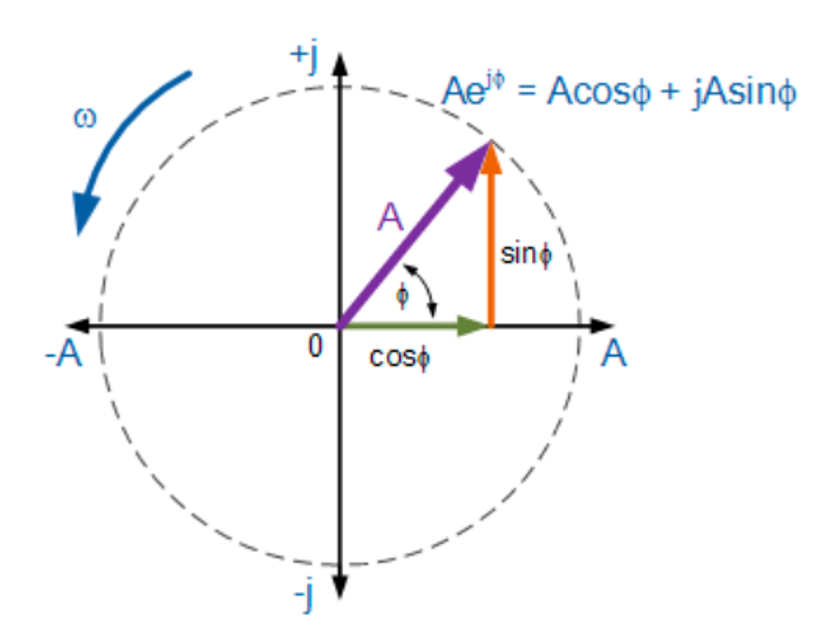
%> input picture MATLAB Code/CodingClub/Week 4 FFT Hilbert Power/phase angle and power image.png, 819 x 642 px
$ octave Week4Code.m   (GNU Octave 9; MATLAB toolbox functions it lacks are replaced by stand-ins)
%> lines starting %> are read from the running program, lines starting %| are printed output that depends on the picture
%% recap on power
clear; clc
addpath('X:\03. Lab Procedures and Protocols\MATLABToolbox\chronux\spectral_analysis\continuous');

%% fourier transform
% manual fourier transform stuff and most the code below was taken from MxC
% ANTS chaps 10 and 11

% why do we care about frequencies?
% define a sampling rate
srate = 500;

% list some frequencies
frex = [ 3   10   5   15   35 ];

% list some random amplitudes... make sure there are
% the same number of amplitudes as there are frequencies!
amplit = [ 5   15   10   5   7 ];

% phases... list some random numbers between -pi and pi
phases = [  pi/7  pi/8  pi  pi/2  -pi/4 ];

% define time...
time=-1:1/srate:1;

% now we loop through frequencies and create sine waves
sine_waves = zeros(length(frex),length(time)); % remember: always initialize!
for fi=1:length(frex)
    sine_waves(fi,:) = amplit(fi) * sin(2*pi*frex(fi).*time + phases(fi));
end

% now plot each wave separately
figure
for fi=1:length(frex)
    subplot(length(frex),1,fi)
    plot(sine_waves(fi,:),'linew',2)
    axis([ 0 length(time) -max(amplit) max(amplit) ])
end
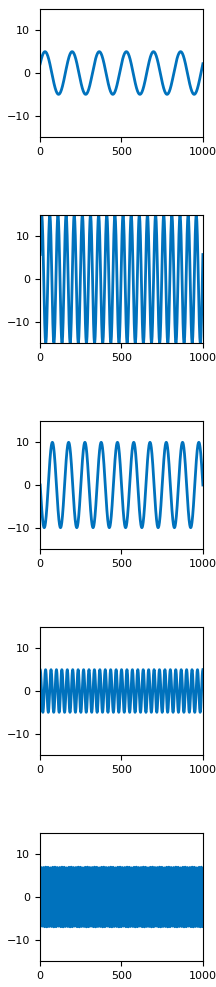
%> figure redrawn from the program's plot data, 5 panels; panel 1: curve peaks at x = 364, y = 5; panel 2: curve peaks at x = 410, y = 14.98; panel 3: curve peaks at x = 76, y = 10; panel 4: curve peaks at x = 1, y = 5

% add together frequencies and we get our signal
figure
set(gcf,'Name','Sum of sine waves plus random noise.')
plot(sum(sine_waves+5*randn(size(sine_waves))))
axis([ 0 1020 -40 50 ]) % this sets the x-axis (first two numbers) and y-axis (last two numbers) limits
title('sum of sine waves plus white noise')
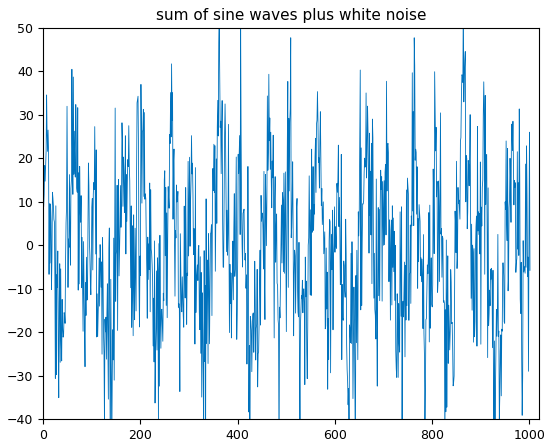
%> figure redrawn from the program's plot data; curve peaks at x = 864, y = 57.83, above the top of the axes

% ~~~~ when we collect data, we aren't given those frequencies, but instead
% the summated signal in the time domain ~~~~ %

% --> we need to find those frequencies! <-- %

% taken from MxC ANTS chp 11
N       = 10;         % length of sequence
data    = randn(1,N); % random numbers
srate   = 200;        % sampling rate in Hz
nyquist = srate/2;    % Nyquist frequency -- the highest frequency you can measure in the data

% initialize Fourier output matrix
fourier = zeros(size(data));

% These are the actual frequencies in Hz that will be returned by the
% Fourier transform. The number of unique frequencies we can measure is
% exactly 1/2 of the number of data points in the time series (plus DC).
frequencies = linspace(0,nyquist,N/2+1);
time = ((1:N)-1)/N;

% Fourier transform is dot-product between sine wave and data at each frequency
for fi=1:N
    sine_wave{fi} = exp(-1i*2*pi*(fi-1).*time);
    fourier(fi)   = sum(sine_wave{fi}.*data);
end
fourier=fourier/N;

figure
subplot(221)
plot(data,'-o')
set(gca,'xlim',[0 N+1])
title('Time domain representation of the data')

subplot(222)
plot3(frequencies,angle(fourier(1:N/2+1)),abs(fourier(1:N/2+1)).^2,'-o','linew',3)
grid on
xlabel('Frequency (Hz)')
ylabel('Phase')
zlabel('power')
title('3-D representation of the Fourier transform')
view([20 20])

subplot(223)
bar(frequencies,abs(fourier(1:N/2+1)).^2)
set(gca,'xlim',[-5 105])
xlabel('Frequency (Hz)')
ylabel('Power')
title('Power spectrum derived from discrete Fourier transform')

subplot(224)
bar(frequencies,angle(fourier(1:N/2+1)))
set(gca,'xlim',[-5 105])
xlabel('Frequency (Hz)')
ylabel('Phase angle')
set(gca,'ytick',-pi:pi/2:pi)
title('Phase spectrum derived from discrete Fourier transform')
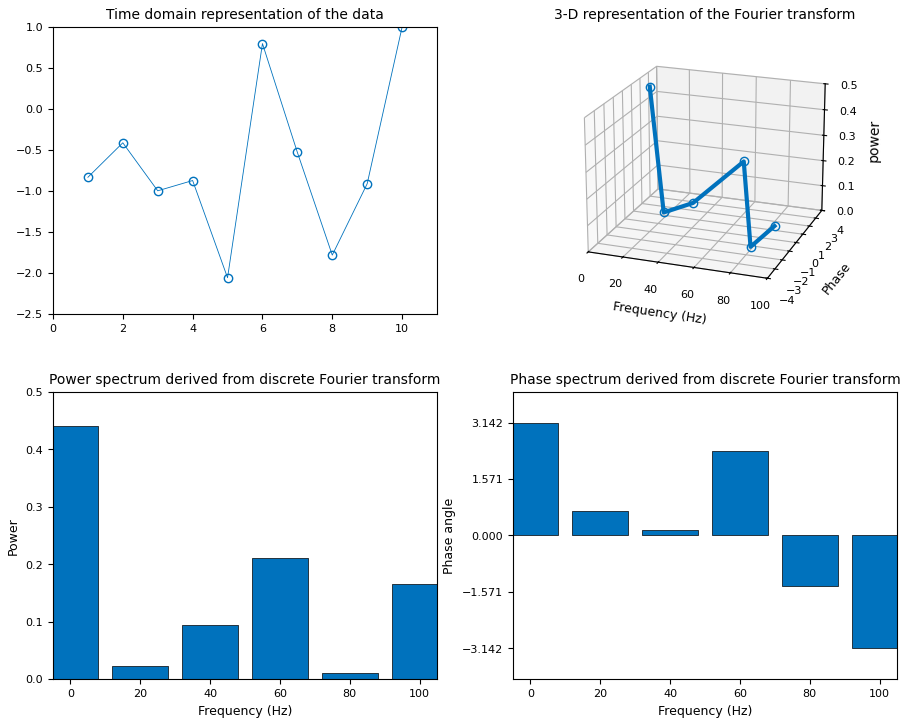
%> figure redrawn from the program's plot data, 4 panels; panel 1: curve peaks at x = 10, y = 0.994; panel 3: tallest bar 0.44 high, from x = -8 to 8; panel 4: tallest bar 3.14 high, from x = -8 to 8

% ~~~ how to use fft, extract power and phase quickly? ~~~ %
fft_result = fft(data);
fft_power  = abs(fft_result).^2;
fft_phase  = angle(fft_result);

figure('color','w')
subplot 211
    bar(fft_power);
    ylabel('Power')
subplot 212
    bar(fft_phase);
    ylabel('Phase (radians)')
    xlabel('Frequency')
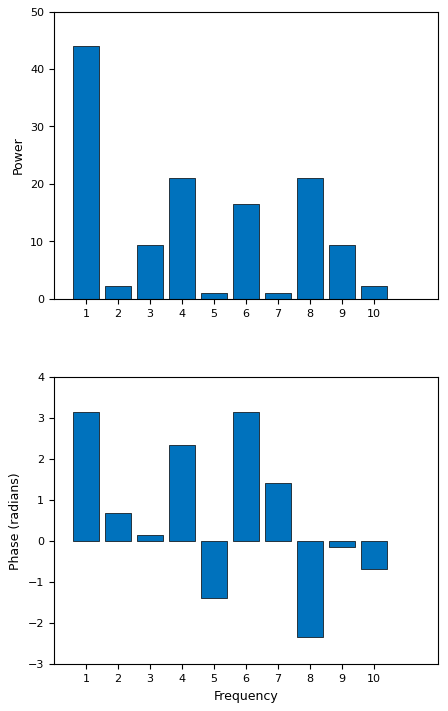
%> figure redrawn from the program's plot data, 2 panels; panel 1: tallest bar 44.02 high, from x = 0.6 to 1.4; panel 2: tallest bar 3.14 high, from x = 0.6 to 1.4

img = imread('phase angle and power image.png');
%> img is the input picture: size 642x819x3 uint8; mean R, G, B 248, 248.1, 249
figure('color','w')
image(img);
axis off

%% trial averaged power and calculating power
clear; clc;
%> (the run ends here)
